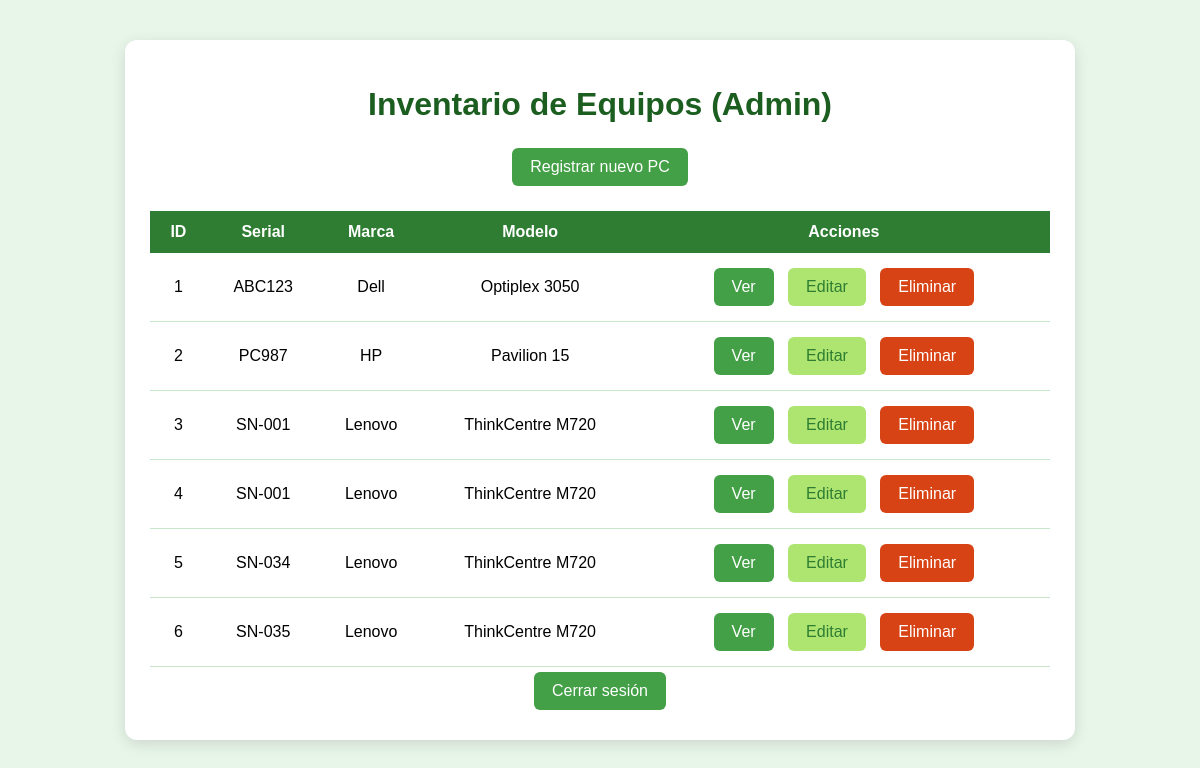
/ (signed in), run on the app's committed database.
### tables this page shows
CREATE TABLE computadores (
        id INTEGER PRIMARY KEY AUTOINCREMENT,
        serial TEXT NOT NULL,
        marca TEXT,
        modelo TEXT,
        procesador TEXT,
        ram TEXT,
        almacenamiento TEXT
    );

### app.py (the view)
@app.route("/")
def home():
    if "usuario" not in session:
        return redirect("/login")
    conn = get_db()
    cur = conn.cursor()
    cur.execute("SELECT * FROM computadores")
    pcs = cur.fetchall()
    if session["rol"] == "admin":
        return render_template("index_privado.html", pcs=pcs)
    else:
        return render_template("index_publico.html", pcs=pcs)

### app.py (called while the page is built)
def get_db():
    db = getattr(g, "_database", None)
    if db is None:
        db = g._database = sqlite3.connect(APP_DB)
    return db

@app.teardown_appcontext
def close_connection(exception):
    db = getattr(g, "_database", None)
    if db:
        db.close()

### templates/index_privado.html (shortened to what this page needs)
<!DOCTYPE html>
<html lang="es">
<head>
    <link rel="stylesheet" href="/static/styles.css">
</head>
<body>
<div class="container">
    <h1>Inventario de Equipos (Admin)</h1>
    <a class="btn" href="/registrar">Registrar nuevo PC</a>
    <table>
        <tr>
            <th>ID</th>
            <th>Serial</th>
            <th>Marca</th>
            <th>Modelo</th>
            <th>Acciones</th>
        </tr>
        {% for pc in pcs %}
        <tr>
            <td>{{ pc[0] }}</td>
            <td>{{ pc[1] }}</td>
            <td>{{ pc[2] }}</td>
            <td>{{ pc[3] }}</td>
            <td>
                <a class="btn" href="/detalle/{{ pc[0] }}">Ver</a>
                <a class="btn-warning" href="/editar/{{ pc[0] }}">Editar</a>
                <a class="btn-danger" href="/eliminar/{{ pc[0] }}">Eliminar</a>
            </td>
        </tr>
        {% endfor %}
    </table>
    <a class="btn" href="/logout">Cerrar sesión</a>
</div>
</body>
</html>

### static/styles.css (style rules this page uses)
body { font-family: Arial, sans-serif; background: #e8f5e9; margin: 0; padding: 0; text-align: center; }
.container { width: 90%; max-width: 900px; margin: 40px auto; background: #ffffff; padding: 25px; border-radius: 12px; box-shadow: 0 4px 15px rgba(0,0,0,0.12); }
h1, h2 { color: #1b5e20; text-align: center; margin-bottom: 20px; }
table { width: 100%; border-collapse: collapse; margin-top: 20px; }
th { background: #2e7d32; color: white; padding: 12px; }
td { padding: 10px; border-bottom: 1px solid #c8e6c9; }
.btn { display: inline-block; background: #43a047; color: white; padding: 10px 18px; border-radius: 6px; text-decoration: none; margin: 5px; transition: 0.3s; }
.btn-warning { display: inline-block; background: #aee571; color: #2e7d32; padding: 10px 18px; border-radius: 6px; text-decoration: none; margin: 5px; }
.btn-danger { display: inline-block; background: #d84315; color: white; padding: 10px 18px; border-radius: 6px; text-decoration: none; margin: 5px; }

### data on the page
computadores: id "1", serial "ABC123", marca "Dell", modelo "Optiplex 3050"
computadores: id "2", serial "PC987", marca "HP", modelo "Pavilion 15"
computadores: id "3", serial "SN-001", marca "Lenovo", modelo "ThinkCentre M720"
computadores: id "4", serial "SN-001", marca "Lenovo", modelo "ThinkCentre M720"
computadores: id "5", serial "SN-034", marca "Lenovo", modelo "ThinkCentre M720"
computadores: id "6", serial "SN-035", marca "Lenovo", modelo "ThinkCentre M720"
